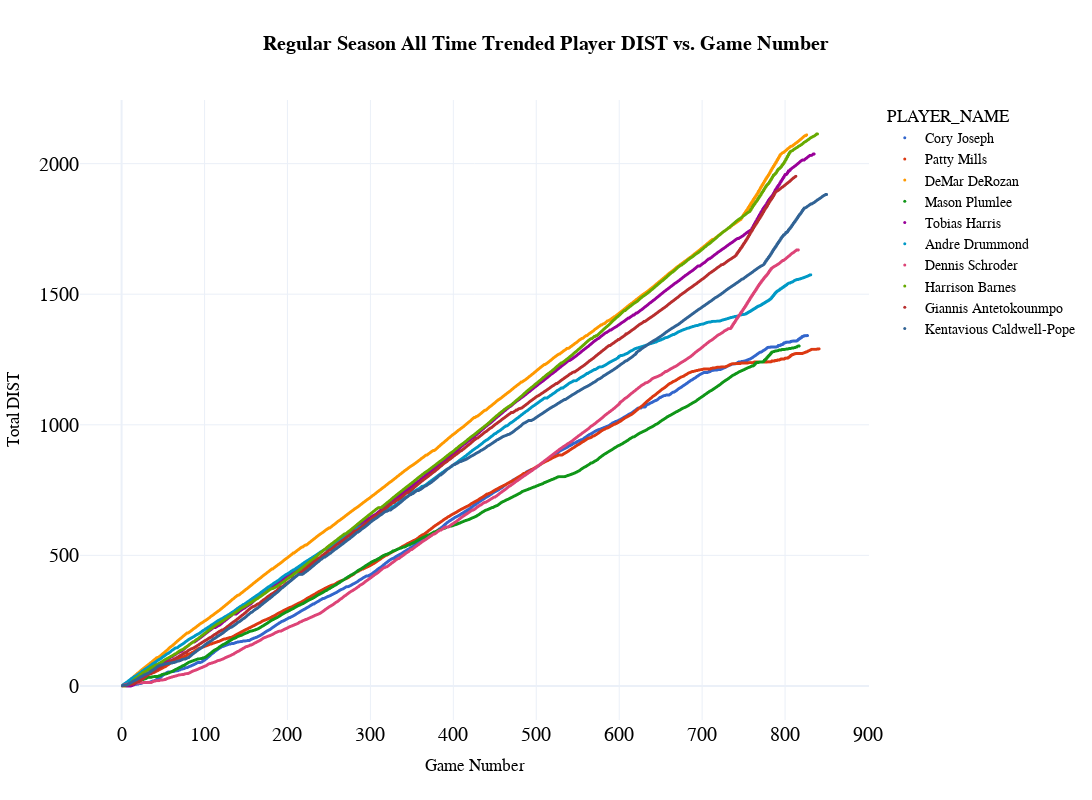

Notebook source saved alongside this figure:
### Code cell
fig = px.scatter(
  df_top, 
  x="Game Number", 
  y="Total {}".format(sort_category),
  color='PLAYER_NAME',
  color_discrete_sequence=px.colors.qualitative.G10,
  title="<b>{} All Time Trended Player {} vs. Game Number</b>".format(types,sort_category),
  template="plotly_white",
  hover_data=['GAME_DATE','MATCHUP','TEAM_ABBREVIATION', 'Season',
       'PLAYER_NAME', 'DIST', 'ORBC', 'DRBC', 'RBC', 'TCHS', 'SAST', 'FTAST', 'PASS', 'AST', 'CFGM',
       'CFGA', 'CFG_PCT', 'UFGM', 'UFGA', 'UFG_PCT', 'FG_PCT', 'DFGM', 'DFGA','DFG_PCT'], 
  height=800, 
  width=1200,
  )

fig.update_layout(
    title_x=0.5,
    hoverlabel=dict(
        bgcolor="white",
        font_size=16,
        font_family="PT Sans Narrow"
    ),
    yaxis = dict(tickfont = dict(size=20)),
    xaxis = dict(tickfont = dict(size=20)),
    font=dict(
        family="PT Sans Narrow",
        size=14,
        color="Black"
    ),
    title_font_family="PT Sans Narrow"
)
fig.update_traces(marker={'size': 3})

fig

### Figure 1 — Plotly figure (JSON) as saved in the notebook; plotly's stock layout.template omitted (floating-point values rounded to 4 significant figures; data arrays with more than 128 entries replaced by an {"elided": "..."} marker saying what was removed)
{"data": [{"customdata": {"elided": "875x23 mixed values"}, "hovertemplate": "PLAYER_NAME=%{customdata[3]}<br>Game Number=%{x}<br>Total DIST=%{y}<br>GAME_DATE=%{customdata[0]}<br>MATCHUP=%{customdata[1]}<br>TEAM_ABBREVIATION=%{customdata[2]}<br>DIST=%{customdata[4]}<br>ORBC=%{customdata[5]}<br>DRBC=%{customdata[6]}<br>RBC=%{customdata[7]}<br>TCHS=%{customdata[8]}<br>SAST=%{customdata[9]}<br>FTAST=%{customdata[10]}<br>PASS=%{customdata[11]}<br>AST=%{customdata[12]}<br>CFGM=%{customdata[13]}<br>CFGA=%{customdata[14]}<br>CFG_PCT=%{customdata[15]}<br>UFGM=%{customdata[16]}<br>UFGA=%{customdata[17]}<br>UFG_PCT=%{customdata[18]}<br>FG_PCT=%{customdata[19]}<br>DFGM=%{customdata[20]}<br>DFGA=%{customdata[21]}<br>DFG_PCT=%{customdata[22]}<extra></extra>", "legendgroup": "Cory Joseph", "marker": {"color": "#3366CC", "size": 3, "symbol": "circle"}, "mode": "markers", "name": "Cory Joseph", "showlegend": true, "type": "scattergl", "x": {"elided": "875 int values"}, "xaxis": "x", "y": {"elided": "875 float values"}, "yaxis": "y"}, {"customdata": {"elided": "893x23 mixed values"}, "hovertemplate": "PLAYER_NAME=%{customdata[3]}<br>Game Number=%{x}<br>Total DIST=%{y}<br>GAME_DATE=%{customdata[0]}<br>MATCHUP=%{customdata[1]}<br>TEAM_ABBREVIATION=%{customdata[2]}<br>DIST=%{customdata[4]}<br>ORBC=%{customdata[5]}<br>DRBC=%{customdata[6]}<br>RBC=%{customdata[7]}<br>TCHS=%{customdata[8]}<br>SAST=%{customdata[9]}<br>FTAST=%{customdata[10]}<br>PASS=%{customdata[11]}<br>AST=%{customdata[12]}<br>CFGM=%{customdata[13]}<br>CFGA=%{customdata[14]}<br>CFG_PCT=%{customdata[15]}<br>UFGM=%{customdata[16]}<br>UFGA=%{customdata[17]}<br>UFG_PCT=%{customdata[18]}<br>FG_PCT=%{customdata[19]}<br>DFGM=%{customdata[20]}<br>DFGA=%{customdata[21]}<br>DFG_PCT=%{customdata[22]}<extra></extra>", "legendgroup": "Patty Mills", "marker": {"color": "#DC3912", "size": 3, "symbol": "circle"}, "mode": "markers", "name": "Patty Mills", "showlegend": true, "type": "scattergl", "x": {"elided": "893 int values"}, "xaxis": "x", "y": {"elided": "893 float values"}, "yaxis": "y"}, {"customdata": {"elided": "876x23 mixed values"}, "hovertemplate": "PLAYER_NAME=%{customdata[3]}<br>Game Number=%{x}<br>Total DIST=%{y}<br>GAME_DATE=%{customdata[0]}<br>MATCHUP=%{customdata[1]}<br>TEAM_ABBREVIATION=%{customdata[2]}<br>DIST=%{customdata[4]}<br>ORBC=%{customdata[5]}<br>DRBC=%{customdata[6]}<br>RBC=%{customdata[7]}<br>TCHS=%{customdata[8]}<br>SAST=%{customdata[9]}<br>FTAST=%{customdata[10]}<br>PASS=%{customdata[11]}<br>AST=%{customdata[12]}<br>CFGM=%{customdata[13]}<br>CFGA=%{customdata[14]}<br>CFG_PCT=%{customdata[15]}<br>UFGM=%{customdata[16]}<br>UFGA=%{customdata[17]}<br>UFG_PCT=%{customdata[18]}<br>FG_PCT=%{customdata[19]}<br>DFGM=%{customdata[20]}<br>DFGA=%{customdata[21]}<br>DFG_PCT=%{customdata[22]}<extra></extra>", "legendgroup": "DeMar DeRozan", "marker": {"color": "#FF9900", "size": 3, "symbol": "circle"}, "mode": "markers", "name": "DeMar DeRozan", "showlegend": true, "type": "scattergl", "x": {"elided": "876 int values"}, "xaxis": "x", "y": {"elided": "876 float values"}, "yaxis": "y"}, {"customdata": {"elided": "841x23 mixed values"}, "hovertemplate": "PLAYER_NAME=%{customdata[3]}<br>Game Number=%{x}<br>Total DIST=%{y}<br>GAME_DATE=%{customdata[0]}<br>MATCHUP=%{customdata[1]}<br>TEAM_ABBREVIATION=%{customdata[2]}<br>DIST=%{customdata[4]}<br>ORBC=%{customdata[5]}<br>DRBC=%{customdata[6]}<br>RBC=%{customdata[7]}<br>TCHS=%{customdata[8]}<br>SAST=%{customdata[9]}<br>FTAST=%{customdata[10]}<br>PASS=%{customdata[11]}<br>AST=%{customdata[12]}<br>CFGM=%{customdata[13]}<br>CFGA=%{customdata[14]}<br>CFG_PCT=%{customdata[15]}<br>UFGM=%{customdata[16]}<br>UFGA=%{customdata[17]}<br>UFG_PCT=%{customdata[18]}<br>FG_PCT=%{customdata[19]}<br>DFGM=%{customdata[20]}<br>DFGA=%{customdata[21]}<br>DFG_PCT=%{customdata[22]}<extra></extra>", "legendgroup": "Mason Plumlee", "marker": {"color": "#109618", "size": 3, "symbol": "circle"}, "mode": "markers", "name": "Mason Plumlee", "showlegend": true, "type": "scattergl", "x": {"elided": "841 int values"}, "xaxis": "x", "y": {"elided": "841 float values"}, "yaxis": "y"}, {"customdata": {"elided": "882x23 mixed values"}, "hovertemplate": "PLAYER_NAME=%{customdata[3]}<br>Game Number=%{x}<br>Total DIST=%{y}<br>GAME_DATE=%{customdata[0]}<br>MATCHUP=%{customdata[1]}<br>TEAM_ABBREVIATION=%{customdata[2]}<br>DIST=%{customdata[4]}<br>ORBC=%{customdata[5]}<br>DRBC=%{customdata[6]}<br>RBC=%{customdata[7]}<br>TCHS=%{customdata[8]}<br>SAST=%{customdata[9]}<br>FTAST=%{customdata[10]}<br>PASS=%{customdata[11]}<br>AST=%{customdata[12]}<br>CFGM=%{customdata[13]}<br>CFGA=%{customdata[14]}<br>CFG_PCT=%{customdata[15]}<br>UFGM=%{customdata[16]}<br>UFGA=%{customdata[17]}<br>UFG_PCT=%{customdata[18]}<br>FG_PCT=%{customdata[19]}<br>DFGM=%{customdata[20]}<br>DFGA=%{customdata[21]}<br>DFG_PCT=%{customdata[22]}<extra></extra>", "legendgroup": "Tobias Harris", "marker": {"color": "#990099", "size": 3, "symbol": "circle"}, "mode": "markers", "name": "Tobias Harris", "showlegend": true, "type": "scattergl", "x": {"elided": "882 int values"}, "xaxis": "x", "y": {"elided": "882 float values"}, "yaxis": "y"}, {"customdata": {"elided": "883x23 mixed values"}, "hovertemplate": "PLAYER_NAME=%{customdata[3]}<br>Game Number=%{x}<br>Total DIST=%{y}<br>GAME_DATE=%{customdata[0]}<br>MATCHUP=%{customdata[1]}<br>TEAM_ABBREVIATION=%{customdata[2]}<br>DIST=%{customdata[4]}<br>ORBC=%{customdata[5]}<br>DRBC=%{customdata[6]}<br>RBC=%{customdata[7]}<br>TCHS=%{customdata[8]}<br>SAST=%{customdata[9]}<br>FTAST=%{customdata[10]}<br>PASS=%{customdata[11]}<br>AST=%{customdata[12]}<br>CFGM=%{customdata[13]}<br>CFGA=%{customdata[14]}<br>CFG_PCT=%{customdata[15]}<br>UFGM=%{customdata[16]}<br>UFGA=%{customdata[17]}<br>UFG_PCT=%{customdata[18]}<br>FG_PCT=%{customdata[19]}<br>DFGM=%{customdata[20]}<br>DFGA=%{customdata[21]}<br>DFG_PCT=%{customdata[22]}<extra></extra>", "legendgroup": "Andre Drummond", "marker": {"color": "#0099C6", "size": 3, "symbol": "circle"}, "mode": "markers", "name": "Andre Drummond", "showlegend": true, "type": "scattergl", "x": {"elided": "883 int values"}, "xaxis": "x", "y": {"elided": "883 float values"}, "yaxis": "y"}, {"customdata": {"elided": "868x23 mixed values"}, "hovertemplate": "PLAYER_NAME=%{customdata[3]}<br>Game Number=%{x}<br>Total DIST=%{y}<br>GAME_DATE=%{customdata[0]}<br>MATCHUP=%{customdata[1]}<br>TEAM_ABBREVIATION=%{customdata[2]}<br>DIST=%{customdata[4]}<br>ORBC=%{customdata[5]}<br>DRBC=%{customdata[6]}<br>RBC=%{customdata[7]}<br>TCHS=%{customdata[8]}<br>SAST=%{customdata[9]}<br>FTAST=%{customdata[10]}<br>PASS=%{customdata[11]}<br>AST=%{customdata[12]}<br>CFGM=%{customdata[13]}<br>CFGA=%{customdata[14]}<br>CFG_PCT=%{customdata[15]}<br>UFGM=%{customdata[16]}<br>UFGA=%{customdata[17]}<br>UFG_PCT=%{customdata[18]}<br>FG_PCT=%{customdata[19]}<br>DFGM=%{customdata[20]}<br>DFGA=%{customdata[21]}<br>DFG_PCT=%{customdata[22]}<extra></extra>", "legendgroup": "Dennis Schroder", "marker": {"color": "#DD4477", "size": 3, "symbol": "circle"}, "mode": "markers", "name": "Dennis Schroder", "showlegend": true, "type": "scattergl", "x": {"elided": "868 int values"}, "xaxis": "x", "y": {"elided": "868 float values"}, "yaxis": "y"}, {"customdata": {"elided": "888x23 mixed values"}, "hovertemplate": "PLAYER_NAME=%{customdata[3]}<br>Game Number=%{x}<br>Total DIST=%{y}<br>GAME_DATE=%{customdata[0]}<br>MATCHUP=%{customdata[1]}<br>TEAM_ABBREVIATION=%{customdata[2]}<br>DIST=%{customdata[4]}<br>ORBC=%{customdata[5]}<br>DRBC=%{customdata[6]}<br>RBC=%{customdata[7]}<br>TCHS=%{customdata[8]}<br>SAST=%{customdata[9]}<br>FTAST=%{customdata[10]}<br>PASS=%{customdata[11]}<br>AST=%{customdata[12]}<br>CFGM=%{customdata[13]}<br>CFGA=%{customdata[14]}<br>CFG_PCT=%{customdata[15]}<br>UFGM=%{customdata[16]}<br>UFGA=%{customdata[17]}<br>UFG_PCT=%{customdata[18]}<br>FG_PCT=%{customdata[19]}<br>DFGM=%{customdata[20]}<br>DFGA=%{customdata[21]}<br>DFG_PCT=%{customdata[22]}<extra></extra>", "legendgroup": "Harrison Barnes", "marker": {"color": "#66AA00", "size": 3, "symbol": "circle"}, "mode": "markers", "name": "Harrison Barnes", "showlegend": true, "type": "scattergl", "x": {"elided": "888 int values"}, "xaxis": "x", "y": {"elided": "888 float values"}, "yaxis": "y"}, {"customdata": {"elided": "863x23 mixed values"}, "hovertemplate": "PLAYER_NAME=%{customdata[3]}<br>Game Number=%{x}<br>Total DIST=%{y}<br>GAME_DATE=%{customdata[0]}<br>MATCHUP=%{customdata[1]}<br>TEAM_ABBREVIATION=%{customdata[2]}<br>DIST=%{customdata[4]}<br>ORBC=%{customdata[5]}<br>DRBC=%{customdata[6]}<br>RBC=%{customdata[7]}<br>TCHS=%{customdata[8]}<br>SAST=%{customdata[9]}<br>FTAST=%{customdata[10]}<br>PASS=%{customdata[11]}<br>AST=%{customdata[12]}<br>CFGM=%{customdata[13]}<br>CFGA=%{customdata[14]}<br>CFG_PCT=%{customdata[15]}<br>UFGM=%{customdata[16]}<br>UFGA=%{customdata[17]}<br>UFG_PCT=%{customdata[18]}<br>FG_PCT=%{customdata[19]}<br>DFGM=%{customdata[20]}<br>DFGA=%{customdata[21]}<br>DFG_PCT=%{customdata[22]}<extra></extra>", "legendgroup": "Giannis Antetokounmpo", "marker": {"color": "#B82E2E", "size": 3, "symbol": "circle"}, "mode": "markers", "name": "Giannis Antetokounmpo", "showlegend": true, "type": "scattergl", "x": {"elided": "863 int values"}, "xaxis": "x", "y": {"elided": "863 float values"}, "yaxis": "y"}, {"customdata": {"elided": "901x23 mixed values"}, "hovertemplate": "PLAYER_NAME=%{customdata[3]}<br>Game Number=%{x}<br>Total DIST=%{y}<br>GAME_DATE=%{customdata[0]}<br>MATCHUP=%{customdata[1]}<br>TEAM_ABBREVIATION=%{customdata[2]}<br>DIST=%{customdata[4]}<br>ORBC=%{customdata[5]}<br>DRBC=%{customdata[6]}<br>RBC=%{customdata[7]}<br>TCHS=%{customdata[8]}<br>SAST=%{customdata[9]}<br>FTAST=%{customdata[10]}<br>PASS=%{customdata[11]}<br>AST=%{customdata[12]}<br>CFGM=%{customdata[13]}<br>CFGA=%{customdata[14]}<br>CFG_PCT=%{customdata[15]}<br>UFGM=%{customdata[16]}<br>UFGA=%{customdata[17]}<br>UFG_PCT=%{customdata[18]}<br>FG_PCT=%{customdata[19]}<br>DFGM=%{customdata[20]}<br>DFGA=%{customdata[21]}<br>DFG_PCT=%{customdata[22]}<extra></extra>", "legendgroup": "Kentavious Caldwell-Pope", "marker": {"color": "#316395", "size": 3, "symbol": "circle"}, "mode": "markers", "name": "Kentavious Caldwell-Pope", "showlegend": true, "type": "scattergl", "x": {"elided": "901 int values"}, "xaxis": "x", "y": {"elided": "901 float values"}, "yaxis": "y"}], "layout": {"font": {"color": "Black", "family": "PT Sans Narrow", "size": 14}, "height": 800, "hoverlabel": {"bgcolor": "white", "font": {"family": "PT Sans Narrow", "size": 16}}, "legend": {"title": {"text": "PLAYER_NAME"}, "tracegroupgap": 0}, "title": {"font": {"family": "PT Sans Narrow"}, "text": "<b>Regular Season All Time Trended Player DIST vs. Game Number</b>", "x": 0.5}, "width": 1200, "xaxis": {"anchor": "y", "domain": [0, 1], "tickfont": {"size": 20}, "title": {"text": "Game Number"}}, "yaxis": {"anchor": "x", "domain": [0, 1], "tickfont": {"size": 20}, "title": {"text": "Total DIST"}}}}
